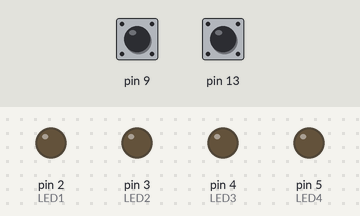
Bench run of a sketch on a simulated Arduino Uno, built with avr-gcc and run on an emulated ATmega328P. Parts: output pins drawn as LEDs (lit = HIGH). The test bench sets the inputs (shaded band); at power-on: pin 9 HIGH, pin 13 HIGH. What the sketch prints to the serial monitor is not drawn.

Above: at 1.2 s.
1.3 s: pin 9 pulled LOW for 0.15 s
At 1.38 s:
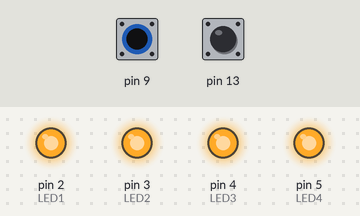
2.9 s: pin 9 pulled LOW for 3.2 s
At 6.6 s:
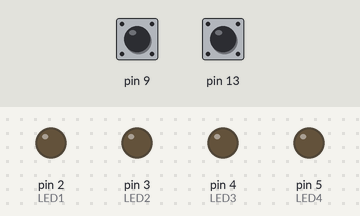
7.6 s: pin 13 pulled LOW for 3.2 s
At 9.0 s:
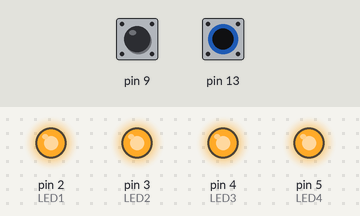
Timing chart, 0 to 12.3 s (numbered marks = the images above; inputs shaded):
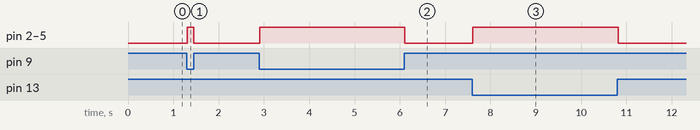

Measured:
- after the input at 1.3 s, pin 2 (LED1), pin 3 (LED2), pin 4 (LED3), pin 5 (LED4): LOW → HIGH at once, → LOW 0.15 s later
- after the input at 2.9 s, pin 2 (LED1), pin 3 (LED2), pin 4 (LED3), pin 5 (LED4): LOW → HIGH at once, → LOW 3.2 s later
- after the input at 7.6 s, pin 2 (LED1), pin 3 (LED2), pin 4 (LED3), pin 5 (LED4): LOW → HIGH at once, → LOW 3.2 s later

The sketch:

Bike_Handlebars.ino
```cpp
#include <CapacitiveSensor.h>


//Capative couples
CapacitiveSensor cs_11_13 = CapacitiveSensor(11, 13);
CapacitiveSensor cs_11_9 = CapacitiveSensor(11, 9);


//Outout leds
int LED1 = 2;
int LED2 = 3;
int LED3 = 4;
int LED4 = 5;


void setup() {

  //  This is supposed to turn off autocalibration, needs better testing
  cs_11_13.set_CS_AutocaL_Millis(0xFFFFFFFF);
  cs_11_9.set_CS_AutocaL_Millis(0xFFFFFFFF);
  Serial.begin(9600);


  //  no need to declare capacitive pins, thats taken care for us in the library
  pinMode(LED1,OUTPUT);
  pinMode(LED2,OUTPUT);
  pinMode(LED3,OUTPUT);
  pinMode(LED4,OUTPUT);

}

void loop() {


  long start = millis();

  // get the reading. Average 30 samples per loop()
  long total1 =  cs_11_13.capacitiveSensor(30);
  long total2 = cs_11_9.capacitiveSensor(30);


  // turn on the leds if either of the sensors is being touched. 300 seemed like a reasonable threshold after some tests
  if(total1 > 300 || total2 > 300){
    digitalWrite(LED1,HIGH);
    digitalWrite(LED2,HIGH);
    digitalWrite(LED3,HIGH);
    digitalWrite(LED4,HIGH);
  }else{
    digitalWrite(LED1,LOW);
    digitalWrite(LED2,LOW);
    digitalWrite(LED3,LOW);
    digitalWrite(LED4,LOW);
  }


  Serial.print(millis() - start);
  Serial.print("\t");
  Serial.println(total1);
  Serial.print("\t");
  Serial.println(total2);


}
```
